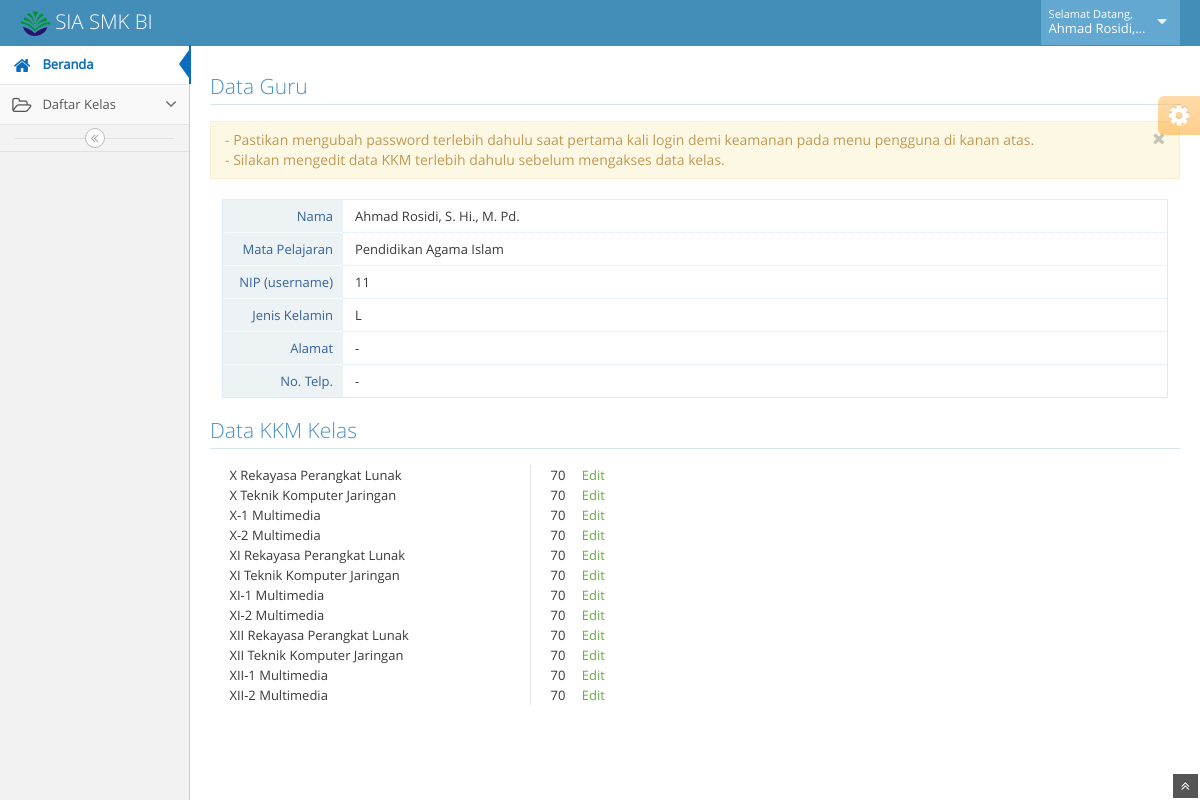
The page /guru/guru.php (signed in) on the database its author committed.
### tables this page shows
CREATE TABLE `guru` (
  `kode_guru` int(4) NOT NULL,
  `nama_guru` varchar(40) NOT NULL,
  `nip` varchar(30) NOT NULL,
  `jk` char(1) NOT NULL,
  `alamat` varchar(90) DEFAULT NULL,
  `no_telp` varchar(16) DEFAULT NULL,
  `status_guru` char(1) NOT NULL,
  `pass` varchar(16) NOT NULL
);

CREATE TABLE `mpelajaran` (
  `kode_mp` int(10) NOT NULL,
  `nama_mp` varchar(75) NOT NULL,
  `kkm` int(3) NOT NULL,
  `muatan` varchar(20) NOT NULL,
  `bobot_tgsp_ga` int(3) NOT NULL,
  `bobot_uhp_ga` int(3) NOT NULL,
  `bobot_tgsk_ga` int(3) NOT NULL,
  `bobot_uhk_ga` int(3) NOT NULL,
  `bobot_tgsp_ge` int(3) NOT NULL,
  `bobot_uhp_ge` int(3) NOT NULL,
  `bobot_tgsk_ge` int(3) NOT NULL,
  `bobot_uhk_ge` int(3) NOT NULL,
  `bobot_uts_ga` int(3) NOT NULL,
  `bobot_uas_ga` int(3) NOT NULL,
  `bobot_uts_ge` int(3) NOT NULL,
  `bobot_uas_ge` int(3) NOT NULL,
  `peng_ga_a` varchar(160) DEFAULT NULL,
  `peng_ga_b` varchar(160) DEFAULT NULL,
  `peng_ga_c` varchar(160) DEFAULT NULL,
  `peng_ga_d` varchar(160) DEFAULT NULL,
  `kete_ga_a` varchar(160) DEFAULT NULL,
  `kete_ga_b` varchar(160) DEFAULT NULL,
  `kete_ga_c` varchar(160) DEFAULT NULL,
  `kete_ga_d` varchar(160) DEFAULT NULL,
  `peng_ge_a` varchar(160) DEFAULT NULL,
  `peng_ge_b` varchar(160) DEFAULT NULL,
  `peng_ge_c` varchar(160) DEFAULT NULL,
  `peng_ge_d` varchar(160) DEFAULT NULL,
  `kete_ge_a` varchar(160) DEFAULT NULL,
  `kete_ge_b` varchar(160) DEFAULT NULL,
  `kete_ge_c` varchar(160) DEFAULT NULL,
  `kete_ge_d` varchar(160) DEFAULT NULL,
  `kode_guru` int(4) NOT NULL,
  `kode_kelas` int(4) NOT NULL
);

CREATE TABLE `kelas` (
  `kode_kelas` int(4) NOT NULL,
  `tahun_ajar` varchar(10) NOT NULL,
  `kelas` varchar(5) NOT NULL,
  `peminatan` varchar(25) NOT NULL
);

### guru/guru.php (the view, shortened to what this page needs)
<?php
	include '../config.php';
	$user=$_SESSION['user'];
	$query="select * from guru where nip='$user'";
	$result=mysqli_query($koneksi,$query);
	$data=mysqli_fetch_array($result);
	$nama=$data['nama_guru'];
	$nip=$data['nip'];
	$jk=$data['jk'];
	$alamat=$data['alamat'];
	$telp=$data['no_telp'];
	$kodeg=$data['kode_guru'];
	$query2="select * from mpelajaran, kelas where mpelajaran.kode_guru='$kodeg' and mpelajaran.kode_kelas=kelas.kode_kelas";
	$result4=mysqli_query($koneksi,$query2);
	$query3="select nama_mp from mpelajaran where kode_guru='$kodeg'";
	$result3=mysqli_query($koneksi,$query3);
	$datamp=mysqli_fetch_array($result3);
?>
<!DOCTYPE html>
<html lang="en">
	<head>
		<link href="../assets/css/bootstrap.min.css" rel="stylesheet" />
		<link href="../assets/css/bootstrap-responsive.min.css" rel="stylesheet" />
		<link rel="stylesheet" href="../assets/css/font-awesome.min.css" />
		<link rel="stylesheet" href="../assets/css/ace-fonts.css" />
		<link rel="stylesheet" href="../assets/css/ace.min.css" />
		<link rel="stylesheet" href="../assets/css/ace-responsive.min.css" />
		<link rel="stylesheet" href="../assets/css/ace-skins.min.css" />
	</head>
	<body>
		<div class="navbar">
			<div class="navbar-inner">
				<div class="container-fluid">
					<a href="#" class="brand">
						<small>
							<img src="../assets/images/logobi-25.png" width="15%">
							SIA SMK BI
						</small>
					</a>
					<ul class="nav ace-nav pull-right">
						<li class="light-blue">
							<a data-toggle="dropdown" href="#" class="dropdown-toggle">
								<span class="user-info">
									<small>Selamat Datang,</small>
									<?php
										echo $nama
									?>
								</span>
								<i class="icon-caret-down"></i>
							</a>
						</li>
					</ul>
				</div>
			</div>
		</div>
		<div class="main-container container-fluid">
			<div class="sidebar" id="sidebar">
				<ul class="nav nav-list">
					<li class="active">
						<a href="guru.php">
							<i class="icon-home"></i>
							<span class="menu-text"> Beranda </span>
						</a>
					</li>
					<li>
						<a href="#" class="dropdown-toggle">
							<i class="icon-folder-open-alt "></i>
							<span class="menu-text"> Daftar Kelas </span>
							<b class="arrow icon-angle-down"></b>
						</a>
					</li>
				</ul>
				<div class="sidebar-collapse" id="sidebar-collapse">
					<i class="icon-double-angle-left"></i>
				</div>
			</div>
			<div class="main-content">
				<div class="page-content">
					<div class="row-fluid">
						<div class="span12">
							<h3 class="header smaller lighter blue">Data Guru</h3>
							<div class="alert alert-warning">
								<button type="button" class="close" data-dismiss="alert">
									<i class="icon-remove"></i>
								</button>
								- Pastikan mengubah password terlebih dahulu saat pertama kali login demi keamanan pada menu pengguna di kanan atas.
								<br/>
								- Silakan mengedit data KKM terlebih dahulu sebelum mengakses data kelas.
							</div>
							<div class="profile-user-info profile-user-info-striped">
								<div class="profile-info-row">
									<div class="profile-info-name"> Nama </div>
									<div class="profile-info-value">
									<?php
										echo $nama
									?>
									</div>
								</div>
								<div class="profile-info-row">
									<div class="profile-info-name"> Mata Pelajaran </div>
									<div class="profile-info-value">
									<?php
										echo $datamp[0];
									?>
									</div>
								</div>
								<div class="profile-info-row">
									<div class="profile-info-name"> NIP (username)</div>
									<div class="profile-info-value">
									<?php
										echo $nip
									?>
									</div>
								</div>
								<div class="profile-info-row">
									<div class="profile-info-name"> Jenis Kelamin </div>
									<div class="profile-info-value">
									<?php
										echo $jk
									?>
									</div>
								</div>
								<div class="profile-info-row">
									<div class="profile-info-name"> Alamat </div>
									<div class="profile-info-value">
										<?php
											if ($alamat!='') {
												echo $alamat;
											}else{
												echo "-";
											}
										?>
									</div>
								</div>
								<div class="profile-info-row">
									<div class="profile-info-name"> No. Telp. </div>
									<div class="profile-info-value">
									<?php
										if ($telp!='') {
											echo $telp;
										}else{
											echo "-";
										}
									?>
									</div>
								</div>
							</div>
							<h3 class="header smaller lighter blue">Data KKM Kelas</h3>
							<?php
								while ($datakls=mysqli_fetch_array($result4)) {
									echo '<div class="clearfix">
										<div class="grid3">'.$datakls['kelas'].' '.$datakls['peminatan'].'</div>';
									echo '<div class="grid2">'.$datakls['kkm'].'&emsp;
											<a href="updatekkm.php?kode='.$datakls['kode_mp'].'" class="green">Edit
											</a>
										</div>
									</div>';
								};
							?>
						</div>
					</div>
				</div>
				</div>
				<div class="ace-settings-container" id="ace-settings-container">
					<div class="btn btn-app btn-mini btn-warning ace-settings-btn" id="ace-settings-btn">
						<i class="icon-cog bigger-150"></i>
					</div>
				</div>
			</div>
		<a href="#" id="btn-scroll-up" class="btn-scroll-up btn btn-small btn-inverse">
			<i class="icon-double-angle-up icon-only bigger-110"></i>
		</a>
	</body>
</html>

### rows shown on the page
guru: nama_guru "Ahmad Rosidi,…", nama_guru "Ahmad Rosidi, S. Hi., M. Pd.", nip "11", jk "L"
mpelajaran: kode_kelas.kelas "X", kode_kelas.peminatan "Rekayasa Perangkat Lunak", kkm "70"
mpelajaran: kode_kelas.kelas "X", kode_kelas.peminatan "Teknik Komputer Jaringan", kkm "70"
mpelajaran: kode_kelas.kelas "X-1", kode_kelas.peminatan "Multimedia", kkm "70"
mpelajaran: kode_kelas.kelas "X-2", kode_kelas.peminatan "Multimedia", kkm "70"
mpelajaran: kode_kelas.kelas "XI", kode_kelas.peminatan "Rekayasa Perangkat Lunak", kkm "70"
mpelajaran: kode_kelas.kelas "XI", kode_kelas.peminatan "Teknik Komputer Jaringan", kkm "70"
mpelajaran: kode_kelas.kelas "XI-1", kode_kelas.peminatan "Multimedia", kkm "70"
mpelajaran: kode_kelas.kelas "XI-2", kode_kelas.peminatan "Multimedia", kkm "70"
mpelajaran: kode_kelas.kelas "XII", kode_kelas.peminatan "Rekayasa Perangkat Lunak", kkm "70"
mpelajaran: kode_kelas.kelas "XII", kode_kelas.peminatan "Teknik Komputer Jaringan", kkm "70"
mpelajaran: kode_kelas.kelas "XII-1", kode_kelas.peminatan "Multimedia", kkm "70"
mpelajaran: kode_kelas.kelas "XII-2", kode_kelas.peminatan "Multimedia", kkm "70"

### other values the page prints
$datamp[0] "Pendidikan Agama Islam"
